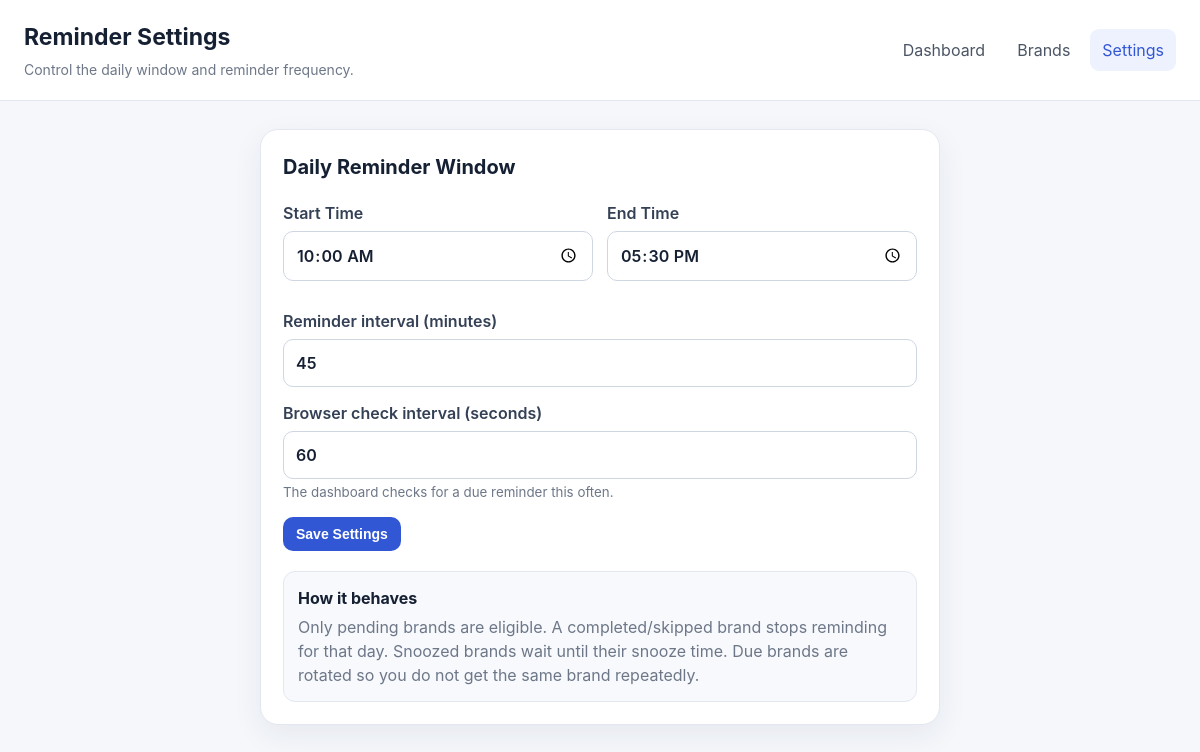
The page /settings.php on the database its author committed.
### tables this page shows
CREATE TABLE IF NOT EXISTS settings (
    id TINYINT UNSIGNED PRIMARY KEY,
    window_start TIME NOT NULL DEFAULT '10:00:00',
    window_end TIME NOT NULL DEFAULT '17:30:00',
    reminder_interval_minutes INT UNSIGNED NOT NULL DEFAULT 45,
    browser_poll_seconds INT UNSIGNED NOT NULL DEFAULT 60,
    last_global_reminder_at DATETIME NULL,
    updated_at DATETIME NULL DEFAULT NULL ON UPDATE CURRENT_TIMESTAMP
);

### config.php (called while the page is built, shortened)
<?php
function e(?string $value): string
{
    return htmlspecialchars((string)$value, ENT_QUOTES, 'UTF-8');
}
function getSettings(PDO $pdo): array
{
    $stmt = $pdo->query("SELECT * FROM settings WHERE id = 1 LIMIT 1");
    $settings = $stmt->fetch();
    return $settings;
}

### settings.php (the view, shortened to what this page needs)
<?php
require __DIR__ . '/config.php';
$pdo = db();
$settings = getSettings($pdo);
?>
<!doctype html>
<html lang="en"><head><meta charset="utf-8"><meta name="viewport" content="width=device-width,initial-scale=1"><title>Settings</title><link rel="stylesheet" href="assets/app.css"></head>
<body>
<header class="topbar"><div><h1>Reminder Settings</h1><p>Control the daily window and reminder frequency.</p></div><nav><a href="index.php">Dashboard</a><a href="brands.php">Brands</a><a href="settings.php" class="active">Settings</a></nav></header>
<main class="container narrow"><section class="panel">
    <h2>Daily Reminder Window</h2>
    <form method="post">
        <div class="form-grid">
            <label>Start Time<input type="time" name="window_start" value="<?= e(substr($settings['window_start'],0,5)) ?>" required></label>
            <label>End Time<input type="time" name="window_end" value="<?= e(substr($settings['window_end'],0,5)) ?>" required></label>
        </div>
        <label>Reminder interval (minutes)<input type="number" min="5" max="240" name="reminder_interval_minutes" value="<?= (int)$settings['reminder_interval_minutes'] ?>" required></label>
        <label>Browser check interval (seconds)<input type="number" min="30" max="300" name="browser_poll_seconds" value="<?= (int)$settings['browser_poll_seconds'] ?>" required><small>The dashboard checks for a due reminder this often.</small></label>
        <button class="btn btn-primary" type="submit">Save Settings</button>
    </form>
    <div class="info-box"><strong>How it behaves</strong><p>Only pending brands are eligible. A completed/skipped brand stops reminding for that day. Snoozed brands wait until their snooze time. Due brands are rotated so you do not get the same brand repeatedly.</p></div>
</section></main>
</body></html>

### assets/app.css (style rules this page uses)
:root { --bg:#f5f7fb;--panel:#fff;--text:#162033;--muted:#6d7788;--border:#e3e8f0;--primary:#3157d5;--primary-dark:#2446b3;--success:#168a5b;--warning:#aa6b00;--danger:#c73b3b;--shadow:0 10px 30px rgba(27,39,70,.07) }
* { box-sizing:border-box }
body { margin:0;background:var(--bg);color:var(--text);font-family:Inter,Segoe UI,Arial,sans-serif;line-height:1.5 }
.topbar { background:#fff;border-bottom:1px solid var(--border);padding:20px max(24px,calc((100vw - 1180px)/2));display:flex;gap:24px;align-items:center;justify-content:space-between;position:sticky;top:0;z-index:10 }
.topbar h1 { margin:0;font-size:23px }
.topbar p { margin:4px 0 0;color:var(--muted);font-size:14px }
.topbar nav { display:flex;gap:8px }
.topbar nav a { color:#4b5565;text-decoration:none;padding:9px 12px;border-radius:9px }
.topbar nav a.active,.topbar nav a:hover { background:#eef2ff;color:var(--primary) }
.container { max-width:1180px;margin:28px auto;padding:0 20px }
.container.narrow { max-width:720px }
.section-head h2,.panel h2 { margin:0 0 5px;font-size:20px }
.btn { appearance:none;border:0;border-radius:10px;padding:9px 13px;font-weight:600;cursor:pointer;text-decoration:none;display:inline-flex;align-items:center;justify-content:center;font-size:14px }
.btn-primary { background:var(--primary);color:#fff }
.panel { background:#fff;border:1px solid var(--border);border-radius:18px;padding:22px;box-shadow:var(--shadow) }
label { display:block;font-weight:600;margin:14px 0;color:#344055 }
label small { font-weight:400;color:var(--muted) }
input,textarea,select { display:block;width:100%;margin-top:6px;border:1px solid #ced6e2;border-radius:10px;padding:11px 12px;font:inherit;background:#fff;color:var(--text) }
.form-grid { display:grid;grid-template-columns:1fr 1fr;gap:14px }
.info-box { background:#f7f9fc;border:1px solid var(--border);padding:14px;border-radius:12px;margin-top:20px }
.info-box p { margin:5px 0 0;color:var(--muted) }

### rows shown on the page
settings: window_start "10:00", window_end "17:30", reminder_interval_minutes "45", browser_poll_seconds "60"
